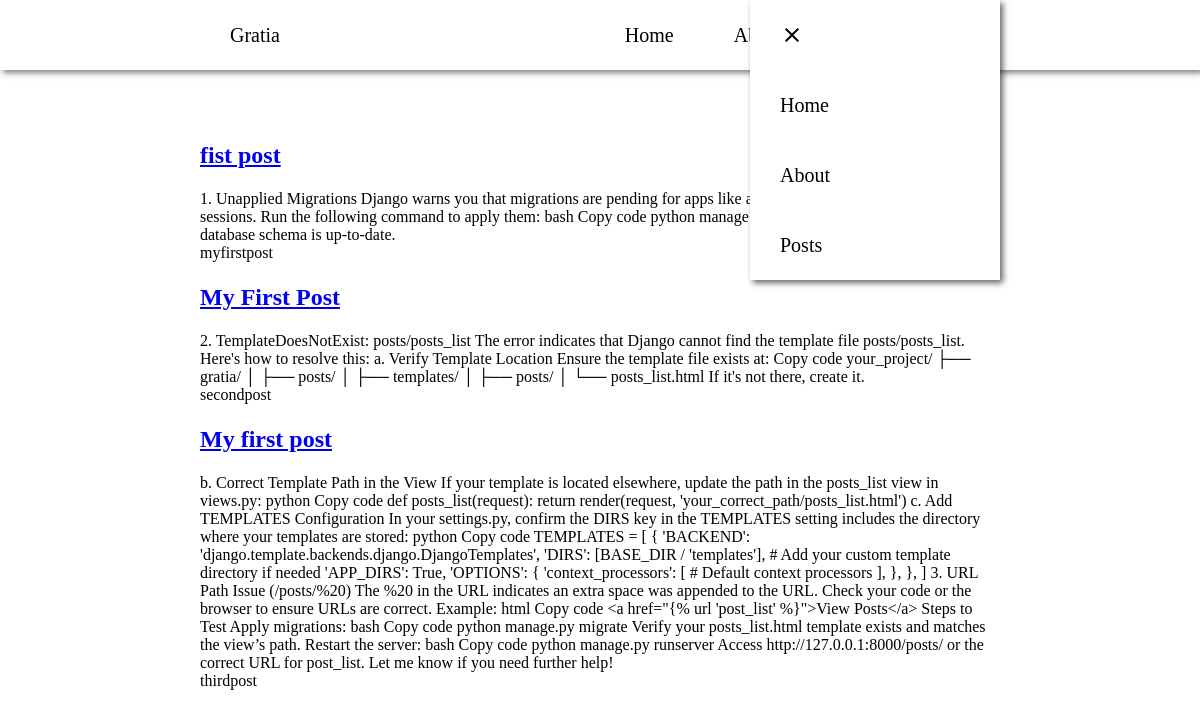
/posts/, run on the app's committed database.
### posts/models.py (models this page shows)
class Post(models.Model):
    title = models.CharField(max_length=250)
    body = models.TextField()
    slug = models.SlugField()
    date = models.DateTimeField(auto_now_add=True)
    images = models.ImageField(blank=True)

### posts/views.py (the view)
# urls.py: path('', views.posts_list, name="list"),
def posts_list(request):
    posts = Post.objects.all().order_by('-date')
    return render(request, 'posts/posts_list.html', {'posts': posts})

### posts/templates/posts/posts_list.html (shortened to what this page needs)
{% extends "layout.html" %}
{% block content %}
        <section class="mypost">
            {% for post in posts  %}
                <article >
                        <h2>
                            <a href="{% url 'posts:page' slug=post.slug %}">
                            {{post.title}}
                        </a>
                        </h2>
                        <p>{{post.body}}</p>
                        <p>{{post.slug}}</p>
                </article>
            {% endfor %}
        </section>
{% endblock  %}

### templates/layout.html (shortened to what this page needs)
<!DOCTYPE html>
{% load static %}
<html lang="en">
<head>
    <link rel="stylesheet" href="{% static 'css/style.css' %}">
</head>
<body>
    <nav>
        <ul  class="sidebar">
            <li onclick =" hideonclick()"><a href="#"><svg xmlns="http://www.w3.org/2000/svg" height="24px" viewBox="0 -960 960 960"
                width="24px" fill="#000000"><path d="m256-200-56-56 224-224-224-224 56-56 224 224 224-224 56 56-224 224 224 224-56 56-224-224-224 224Z"/></svg></a></li>
            <li><a href="/">Home</a></li>
            <li><a href="/about">About</a></li>
            <li><a href="{% url "posts:list" %}">Posts</a></li>
        </ul>
        <ul>
            <li><a href="/">Gratia</a></li>
            <li><a href="/">Home</a></li>
            <li><a href="/about">About</a></li>
            <li><a href="{% url "posts:list" %}">Posts</a></li>
            <li onclick="showonclick()" ><a href="#"></a></li>
        </ul>
    </nav>
    {% block content  %}
    {% endblock  %}
</body>
</html>

### static/css/style.css (style rules this page uses)
* { margin: 0; padding: 0; box-sizing: border-box; }
body { min-height: 100vh; }
nav { box-shadow: 3px 3px 6px rgba(0, 0, 0, 0.5); }
nav ul { display: flex; justify-content: center; align-items: center; margin-left: 200px; margin-right: 200px; list-style: none; }
nav ul li { height: 70px; }
nav ul li:first-child { margin-right: auto; }
nav ul li a { display: flex; height: 100%; padding: 0 30px; align-items: center; font-size: 20px; text-decoration: none; color: black; }
.sidebar { position: fixed; top: 0; z-index: 999; right: 0; display:flex; flex-direction: column; align-items: flex-start; justify-content: flex-start; width:250px; background-color: white; backdrop-filter: (10px); box-shadow: 3px 3px 6px rgba(0, 0, 0, 0.6); }
.sidebar li { width: 100%; }
.sidebar a { width: 100%; }
.mypost { margin-top: 50px; margin-right: 200px; margin-left: 200px; }
.mypost h2 { line-height: 70px; }

### data on the page
Post: title "fist post", body "1. Unapplied Migrations Django warns you that migrations are pending for apps like admin, auth, contenttypes, and sessions. Run the following command to apply them: bash Copy code python manage.py migrate This will ensure your database schema is up-to-date.", slug "myfirstpost"
Post: title "My First Post", body "2. TemplateDoesNotExist: posts/posts_list The error indicates that Django cannot find the template file posts/posts_list. Here's how to resolve this: a. Verify Template Location Ensure the template file exists at: Copy code your_project/ ├── gratia/ │ ├── posts/ │ ├── templates/ │ ├── posts/ │ └── posts_list.html If it's not there, create it.", slug "secondpost"
Post: title "My first post", body "b. Correct Template Path in the View If your template is located elsewhere, update the path in the posts_list view in views.py: python Copy code def posts_list(request): return render(request, 'your_correct_path/posts_list.html') c. Add TEMPLATES Configuration In your settings.py, confirm the DIRS key in the TEMPLATES setting includes the directory where your templates are stored: python Copy code TEMPLATES = [ { 'BACKEND': 'django.template.backends.django.DjangoTemplates', 'DIRS': [BASE_DIR / 'templates'], # Add your custom template directory if needed 'APP_DIRS': True, 'OPTIONS': { 'context_processors': [ # Default context processors ], }, }, ] 3. URL Path Issue (/posts/%20) The %20 in…", slug "thirdpost"
